Frame 1 (no input): blank canvas, image omitted
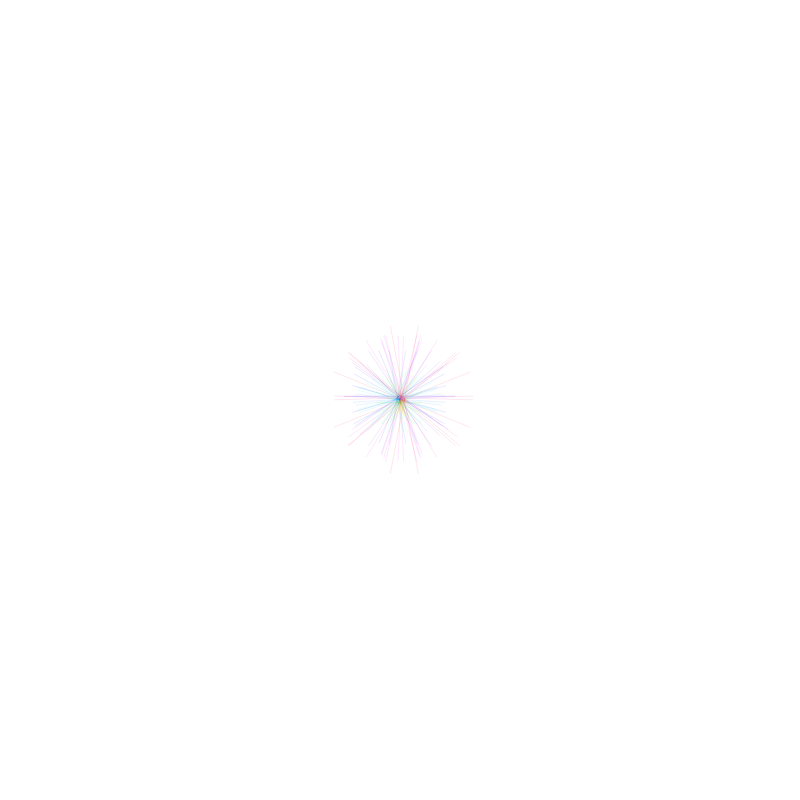
Frame 60 (no input)
Frame 120 (the mouse pressed at the canvas centre since frame 60): identical to frame 60, image omitted

The p5.js sketch that drew this single still picture (run headless with seeded random() and noise() and a simulated clock; from frame 60 on, the mouse is pressed at the canvas centre):

// p5.js sketch
// ── sketch.js
var r, theta, offset;

function setup() {
  createCanvas(800, 800);
  initialize();
  colorMode(HSB);
  strokeWeight(0.1);
  background(255)
}


function draw() {
  stroke(degrees(theta), 255, 255, 50);
  // calcul du point d'origine des lignes
  var x = width / 2 + cos(theta) * r;
  var y = height / 2 + sin(theta) * r;


  // calcul du point de destination des lignes
  var mult = 12;
  var cosR = offset + cos(r*r) * theta ;
  var sinR = offset + sin(r*r) * theta ;
  var plusEndX = x + mult * sinR;
  var plusEndY = y + mult * cosR;
  var minusEndX = x - mult * sinR;
  var minusEndY = y - mult * cosR;

  // dessine 4 lignes à l'écran
  line(x, y, minusEndX, minusEndY);
  line(x, y, plusEndX, minusEndY);
  line(x, y, plusEndX, plusEndY);
  line(x, y, minusEndX, plusEndY);

  // augmente l'angle et le rayon
  r += 0.08;
  theta += 0.231;

  if (theta > TWO_PI) {
    theta = 0;

  }
  if (r > width / 2) {
    r = 0;
    offset += 1;
  }
}

function initialize() {
  background(255);
  r = 0;
  theta = 0.1;
  offset = 0;
}

function mousePressed() {
  initialize();
}
